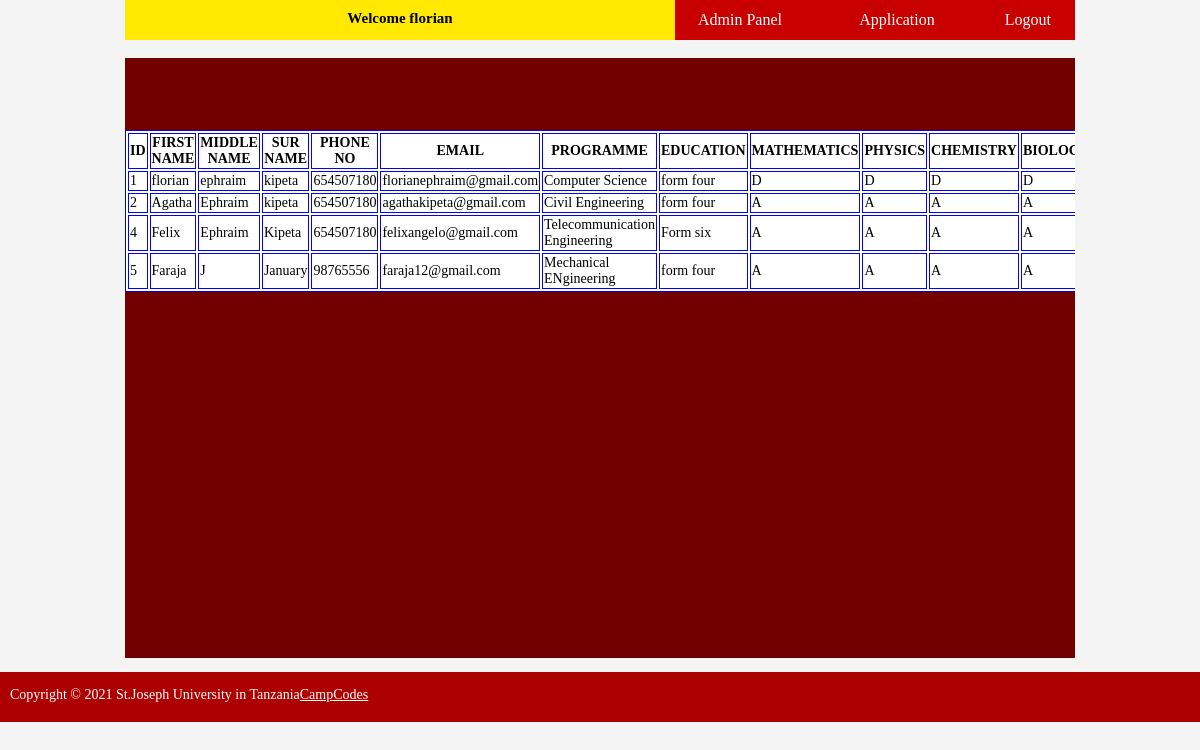
The page /admin_pages/application.php (signed in) on the database its author committed.
### tables this page shows
CREATE TABLE IF NOT EXISTS `application` (
  `id` int(11) NOT NULL AUTO_INCREMENT,
  `firstname` varchar(30) NOT NULL,
  `middlename` varchar(30) NOT NULL,
  `surname` varchar(30) NOT NULL,
  `phone` int(20) NOT NULL,
  `email` varchar(300) NOT NULL,
  `programme` varchar(100) NOT NULL,
  `education` varchar(50) NOT NULL,
  `mathematics` text NOT NULL,
  `physics` text NOT NULL,
  `chemistry` text NOT NULL,
  `biology` text NOT NULL,
  `english` text NOT NULL,
  `certificate` varchar(50) NOT NULL,
  `relationship` varchar(50) NOT NULL,
  PRIMARY KEY (`id`),
  UNIQUE KEY `email` (`email`)
);

### admin_pages/application.php (the view, shortened to what this page needs)
<html>
<head>
	<link rel="stylesheet" type="text/css" href="css/style.css">
</head>
<body>
<?php
include 'after_header.php';
?>
<br>
		<div id="content">
			<div class="right1" style="width: 100%;overflow: auto">
	<?php
		$conn=mysqli_connect('localhost','root','','fieldatc');
			echo "<table align='center' height='auto' class='table_app'>
			<tr>
				<th>ID</th>
				<th>FIRST NAME</th>
				<th>MIDDLE NAME</th>
				<th>SUR NAME</th>
				<th>PHONE NO</th>
				<th>EMAIL</th>
				<th>PROGRAMME</th>
				<th>EDUCATION</th>
				<th>MATHEMATICS</th>
				<th>PHYSICS</th>
				<th>CHEMISTRY</th>
				<th>BIOLOGY</th>
				<th>ENGLISH</th>
				<th>CERTIFICATE</th>
				<th>RELATIONSHIP</th>
				<th>DELETE</th>
			</tr>
			";
			$query="SELECT * FROM `application`";
			$query_run=mysqli_query($conn,$query);
				while ($row=mysqli_fetch_assoc($query_run)) {
					$id=$row['id'];
					$firstname=$row['firstname'];
					$middlename=$row['middlename'];
					$surname=$row['surname'];
					$phone=$row['phone'];
					$email=$row['email'];
					$programme=$row['programme'];
					$education=$row['education'];
					$mathematics=$row['mathematics'];
					$physics=$row['physics'];
					$chemistry=$row['chemistry'];
					$biology=$row['biology'];
					$english=$row['english'];
					$certificate=$row['certificate'];
					$relationship=$row['relationship'];
					echo "<br>";
					echo "
					<tr>
							<td>$id</td>
							<td>$firstname</td>
							<td>$middlename</td>
							<td>$surname</td>
							<td>$phone</td>
							<td>$email</td>
							<td>$programme</td>
							<td>$education</td>
							<td>$mathematics</td>
							<td>$physics</td>
							<td>$chemistry</td>
							<td>$biology</td>
							<td>$english</td>
							<td>$certificate</td>
							<td>$relationship</td>
							<td><a href='#'>D</a></td>
							</tr>
					";
				}
					echo "</table>";
		?>
			</div>
	</div></div>
	<?php
	include 'footer.php';
	?>
</body>
</html>

### admin_pages/css/style.css (style rules this page uses)
body { margin: 0; padding: 0; background-color: #F4F4F4; }
#content { height: 600px; background-color: ; }
.right1 { height: 600px; width: 950px; float: left; background-color: #720000; }
.table_app { font-size: 14px; width: auto; border: 1px solid blue; background-color: white; }
.table_app tr td { border: 1px solid blue; }
.table_app tr th { border: 1px solid blue; }

### rows shown on the page
application: id "1", firstname "florian", middlename "ephraim", surname "kipeta", phone "654507180", email "florianephraim@gmail.com", programme "Computer Science", education "form four", mathematics "D", physics "D", chemistry "D", biology "D"
application: id "2", firstname "Agatha", middlename "Ephraim", surname "kipeta", phone "654507180", email "agathakipeta@gmail.com", programme "Civil Engineering", education "form four", mathematics "A", physics "A", chemistry "A", biology "A"
application: id "4", firstname "Felix", middlename "Ephraim", surname "Kipeta", phone "654507180", email "felixangelo@gmail.com", programme "Telecommunication Engineering", education "Form six", mathematics "A", physics "A", chemistry "A", biology "A"
application: id "5", firstname "Faraja", middlename "J", surname "January", phone "98765556", email "faraja12@gmail.com", programme "Mechanical ENgineering", education "form four", mathematics "A", physics "A", chemistry "A", biology "A"

### other values the page prints
$_SESSION['name'] "florian"
